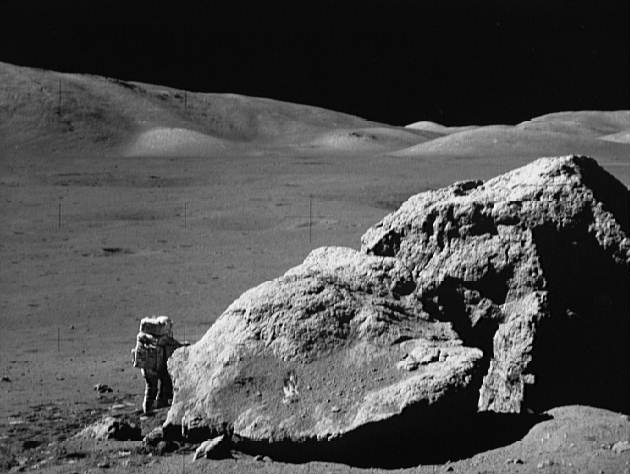
#> input picture project/moonlanding.png, 630 x 474 px
$ python vision.py
#> lines starting #> are read from the running program, lines starting #| are printed output that depends on the picture
import cv2
import numpy as np
import numpy.fft as fp
import matplotlib.pyplot as plt
import math


img = cv2.imread('moonlanding.png')
#> img is the input picture: shape (474, 630, 3); min 0, max 255, mean 77.8
img = img[:,:,2]
#> img: shape (474, 630)

def to_frequency_domain(image):
    dft = cv2.dft(np.float32(image),flags = cv2.DFT_COMPLEX_OUTPUT)
    dft_shift = np.fft.fftshift(dft)
    return dft_shift


def shift_to_centered_spectrum(frequency_domain):
    magnitude_spectrum = cv2.magnitude(frequency_domain[:,:,0],frequency_domain[:,:,1])
    centered_spectrum = 20*np.log(magnitude_spectrum)
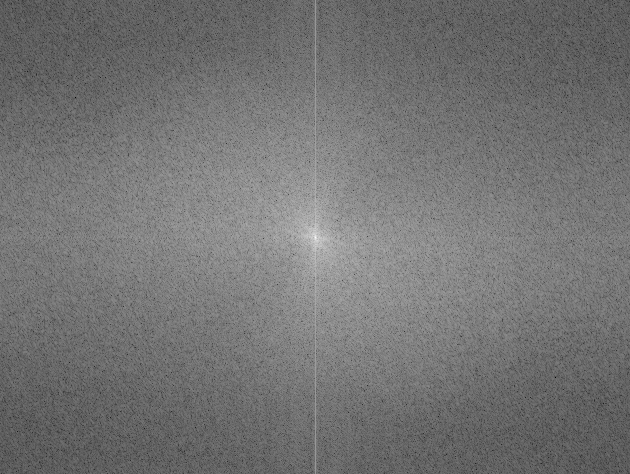
#> centered_spectrum: shape (474, 630) float32; min 17.95, max 339.2, mean 163.7; drawn with min black and max white
    return (magnitude_spectrum), centered_spectrum


def to_spatial_domain(frequency_domain):
    f_ishift = np.fft.ifftshift(frequency_domain)
    img_back = cv2.idft(f_ishift)
    img_back = cv2.magnitude(img_back[:,:,0],img_back[:,:,1])
    return img_back


fs, center_spectrum = shift_to_centered_spectrum(to_frequency_domain(img))
f_img = 255 * center_spectrum / np.max(center_spectrum)
f_img = f_img.astype(np.uint8)
np.max(f_img), int(np.max(fs))

print(np.max(f_img))
#| 255
